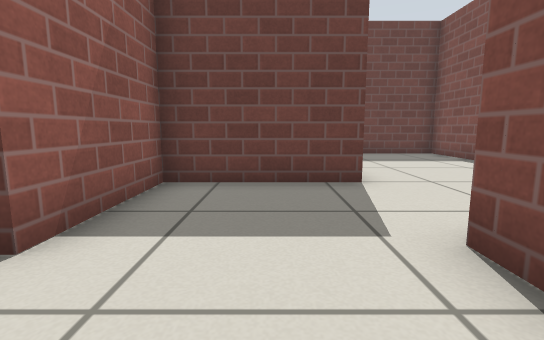
view 1 (above)

14 first-person views from a walk through a robot-simulator world made for Gazebo. The camera is 0.5 m above the floor, tilts 8° down and sees 85° across. The floor is counted in squares, 0.5 m on a side. Each view is taken from the middle of a square. On the plan, view 1 faces up. The plan holds only what a view shows up to about 12 squares ahead; the rest is blank. Simple patterns stand in for the simulator's built-in surfaces.

view 2
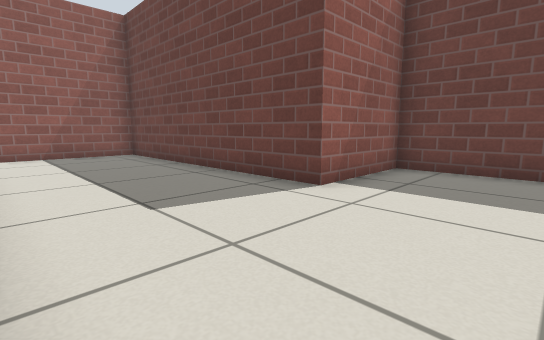

view 3
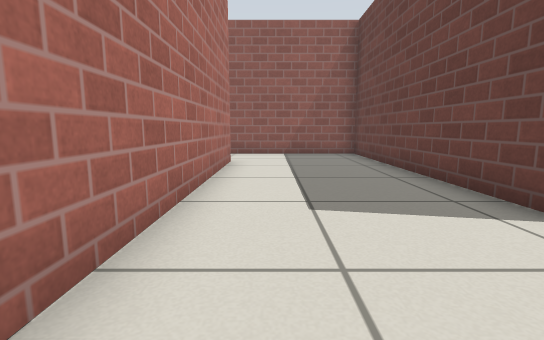

view 4
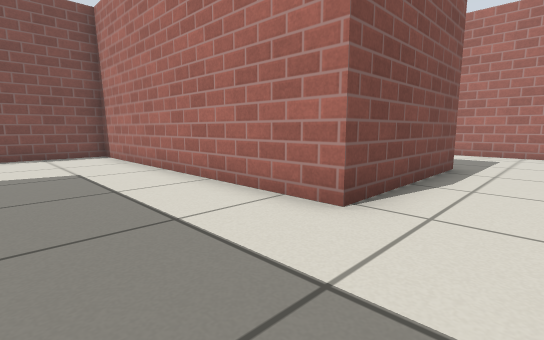

view 5
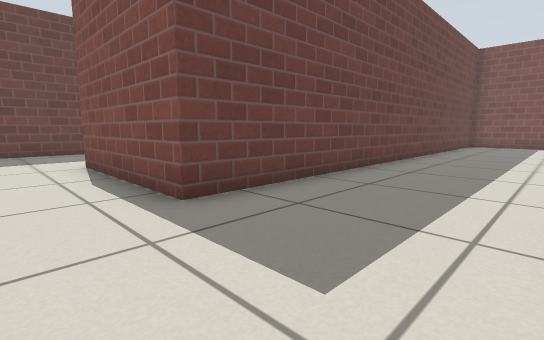

view 6
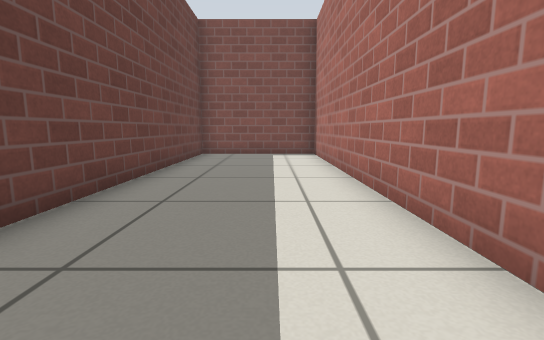

view 7
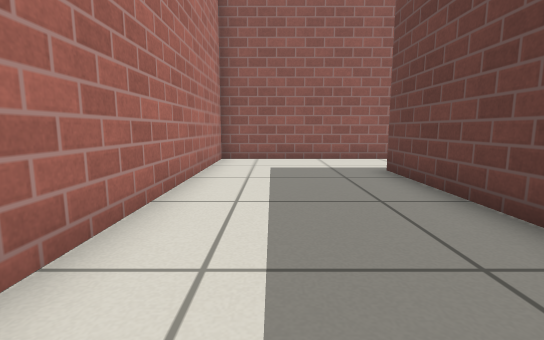

view 8
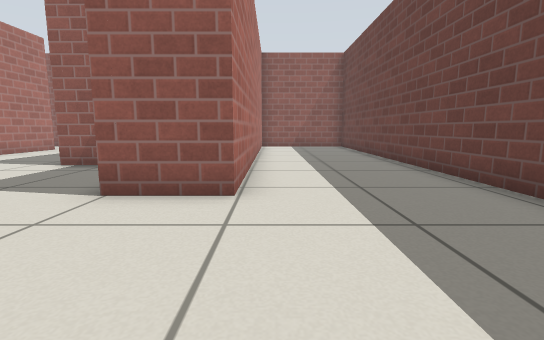

view 9
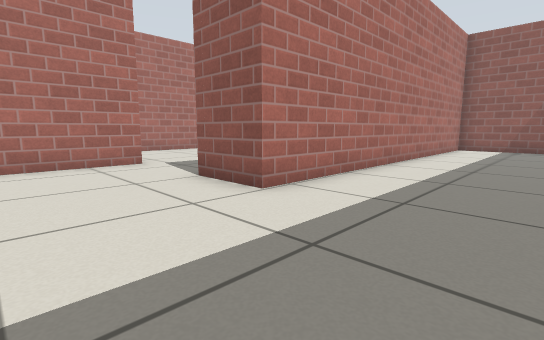

view 10
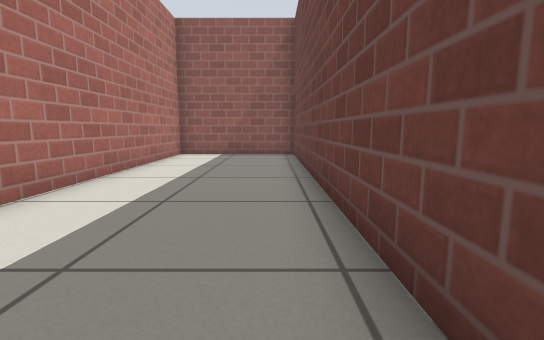

view 11
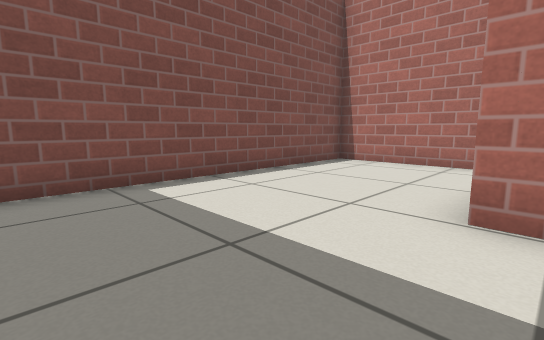

view 12
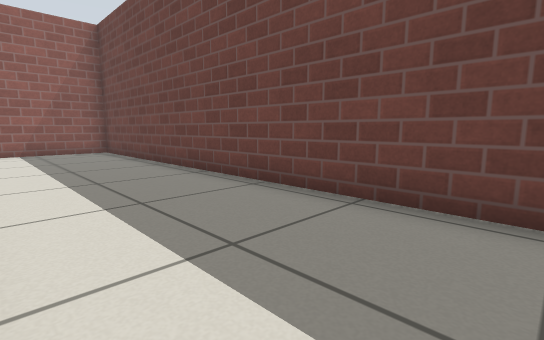

view 13
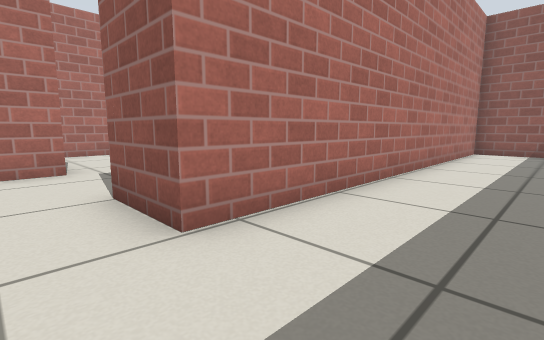

view 14
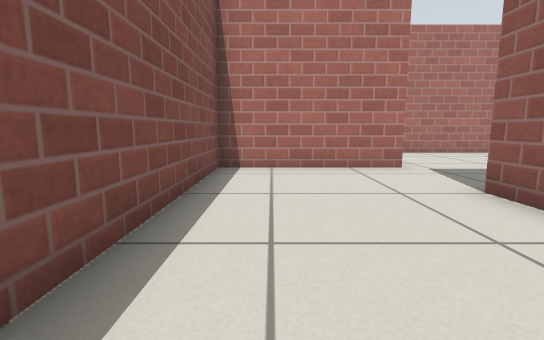

### Floor plan
Ten units are one square. View 1 is at (0, 0); x grows to the right and y downward. Boxes are objects, and circles mark ways between rooms. Rooms are numbered by the first view taken in them; rooms with no view inside come last. Other rooms are left out.
<svg viewBox="-112 -123 204 245">
<path fill="none" stroke="#000" d="M-20 -22 -107 -22 -107 14M-80 23 17 23 17 -24M-107 61 -107 117 87 117 87 73 -80 73 -80 23M-107 14 -107 26M17 -24 64 -24 64 -118 -105 -118 -105 -74 17 -74 17 -54 -20 -54 -20 -22"/>
<circle cx="-95" cy="25" r="3" fill="#2a7"/>
<circle cx="0" cy="-20" r="3" fill="#2a7"/>
<text x="-40" y="0">1</text>
<text x="-20" y="90">2</text>
<text x="0" y="-80">3</text>
</svg>
Room 1 opens to room 2. Room 1 opens to room 3.

Where each view was taken, in squares from view 1:
view 1: 0 up, 0 right, facing up
view 2: 2 down, 1 right, facing up-left
view 3: 1 down, 1 right, facing left
view 4: 1 up, 10 left, facing down-right
view 5: 11 down, 10 left, facing up-right
view 6: 10 down, 3 left, facing right
view 7: 10 down, 1 left, facing left
view 8: 8 up, 6 right, facing left
view 9: 11 up, 5 right, facing down-left
view 10: 11 up, 1 right, facing left
view 11: 11 up, 1 right, facing down-right
view 12: 8 up, 3 right, facing up-left
view 13: 10 up, 3 right, facing down-left
view 14: 10 up, 5 right, facing down
